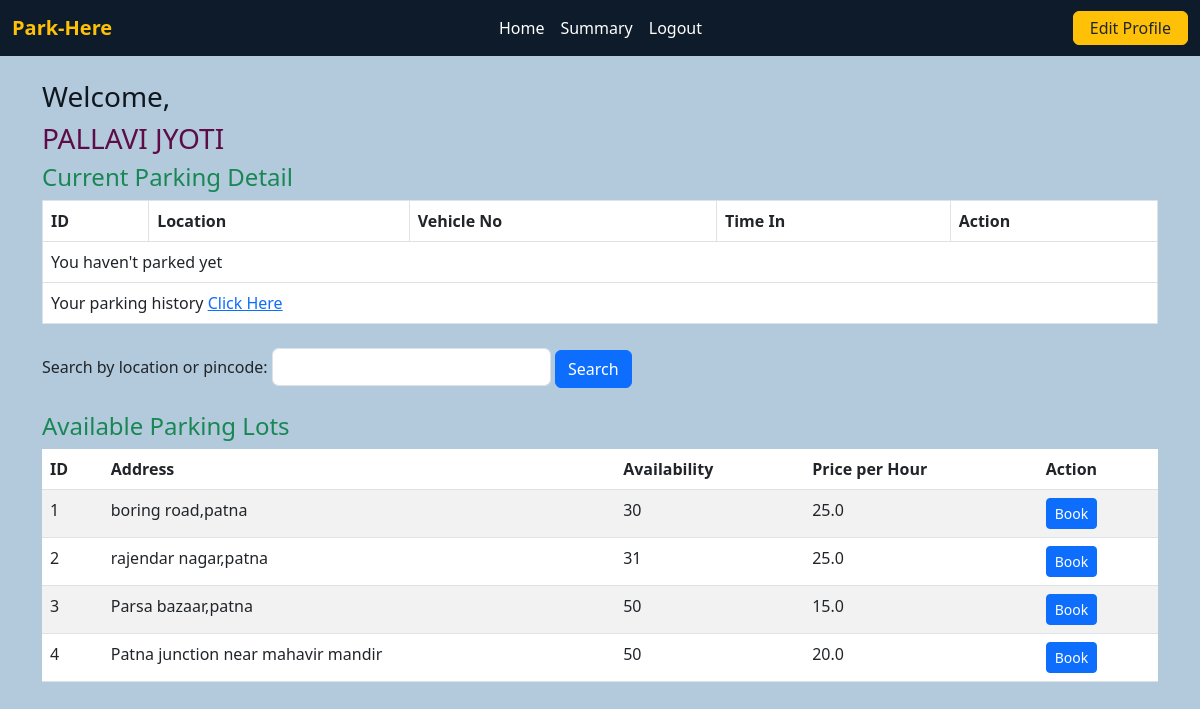
The page /user/dashboard/2 (signed in) on the database its author committed.
### controllers/model.py (models this page shows)
class User(db.Model,UserMixin):
    id=db.Column(db.Integer,primary_key=True,autoincrement=True)
    name=db.Column(db.String(80),nullable=False)
    email=db.Column(db.String(100),nullable=False,unique=True)
    password=db.Column(db.String(50),nullable=False)
    address=db.Column(db.String(120),nullable=False)
    pincode=db.Column(db.Integer,nullable=False)
    is_admin=db.Column(db.Boolean,default=False)

class ParkingLot(db.Model):
    id = db.Column(db.Integer, primary_key=True)
    name = db.Column(db.String(100))
    address = db.Column(db.String(200))
    pincode = db.Column(db.String(10))
    price_per_hour = db.Column(db.Float)
    max_spots = db.Column(db.Integer)
    spots = db.relationship('ParkingSpot', backref='lot', cascade='all, delete-orphan')

### controllers/user_route.py (the view)
@app.route("/user/dashboard/<int:user_id>", methods=["GET", "POST"])
@login_required
def user_dashboard(user_id):
    user = User.query.get(user_id)
    search = request.args.get('search')
    if search:
        lots = ParkingLot.query.filter(ParkingLot.address.ilike(f"%{search}%") | ParkingLot.pincode.ilike(f"%{search}%")).all()
    else:
        lots = ParkingLot.query.all()
    for lot in lots:
        total_spots = len(lot.spots)
        occupied_spots = int(0)
        for spot in lot.spots:
            if spot.is_occupied:
                occupied_spots = occupied_spots + int(1)
        lot.capacity = total_spots
        lot.occupied = occupied_spots
        lot.remain_spot = lot.capacity-lot.occupied
    history = ParkingSpot.query.filter_by(customer_id=user.id).filter(ParkingSpot.time_in != None).order_by(ParkingSpot.time_in.desc()).all()
    return render_template("user_dashboard.html", user=user, lots=lots, history=history)

### app.py (called while the page is built)
@login_manager.user_loader
def load_user(user_id):
    return User.query.get(user_id)

### templates/user_dashboard.html (shortened to what this page needs)
<!DOCTYPE html>
<html lang="en">
<head>
  <link href="https://cdn.jsdelivr.net/npm/bootstrap@5.3.0/dist/css/bootstrap.min.css" rel="stylesheet">
</head>
<body>
  <nav class="navbar navbar-expand-lg" style="background-color: #0d1b2a;">
    <div class="container-fluid">
      <a class="navbar-brand fw-bold text-warning">Park-Here</a>
      <div class="collapse navbar-collapse justify-content-between" id="navbarContent">
        <ul class="navbar-nav mx-auto mb-2 mb-lg-0">
          <li class="nav-item">
            <a class="nav-link" href="{{ url_for("user_dashboard",user_id=user.id) }}">Home</a>
          </li>
          <li class="nav-item">
            <a class="nav-link" href="{{ url_for('user_summary',user_id=user.id) }}">Summary</a>
          </li>
          <li class="nav-item">
            <a class="nav-link" href="/logout">Logout</a>
          </li>
        </ul>
        <ul class="navbar-nav mb-2 mb-lg-0">
          <li class="nav-item">
            <a button type="button" class="btn btn-warning text-dark px-3 py-1" href="{{ url_for('edit_profile',user_id=user.id) }}">Edit Profile</a>
          </li>
        </ul>
      </div>
    </div>
  </nav>
  <div class="container mt-4">
    <h3 class="welcome">Welcome,</h3>
    <h3 class="user">{{ user.name | upper }}</h3>
    <h4 class="text-success">Current Parking Detail</h4>
    <table class="table table-bordered">
      <thead>
        <tr>
          <th>ID</th>
          <th>Location</th>
          <th>Vehicle No</th>
          <th>Time In</th>
          <th>Action</th>
        </tr>
      </thead>
      <tbody>
        {% for spot in history %}
        <tr>
          <td>{{ spot.id }}</td>
          <td>{{ spot.lot.address }}</td>
          <td>{{ spot.vehicle_number }}</td>
          <td>{{ spot.time_in.strftime('%Y-%m-%d %H:%M') }}</td>
          <td>
            {% if spot.is_occupied %}
            <a href="{{ url_for('release_spot', user_id=user.id, spot_id=spot.id) }}" class="btn btn-danger btn-sm">Release</a>
            {% else %}
              <span class="badge bg-success">Released</span>
            {% endif %}
          </td>
        </tr>
        {% else %}
        <tr>
          <td colspan="5">You haven't parked yet</td>
        </tr>
        {% endfor %}
         <tr>
          <td colspan="5">Your parking history
            <a href="{{ url_for('history', user_id=user.id)}}">Click Here</a></td>
        </tr>
      </tbody>
    </table>
    <form method="get" class="mt-4">
      <label for="search" class="text-Secondary">Search by location or pincode:</label>
      <input type="text" name="search" class="form-control w-25 d-inline">
      <button class="btn btn-primary">Search</button>
    </form>
    <h4 class="mt-4 text-success">Available Parking Lots</h4>
    <table class="table table-striped">
      <thead>
        <tr>
          <th>ID</th>
          <th>Address</th>
          <th>Availability</th>
          <th>Price per Hour</th>
          <th>Action</th>
        </tr>
      </thead>
      <tbody>
        {% for lot in lots %}
        <tr>
          <td>{{ lot.id }}</td>
          <td>{{ lot.address }}</td>
          <td>{{ lot.remain_spot }}</td>
          <td>{{ lot.price_per_hour}}</td>
          <td>
            <a href="{{ url_for('book_spot', user_id=user.id, lot_id=lot.id) }}" class="btn btn-primary btn-sm">Book</a>
          </td>
        </tr>
        {% else %}
        <tr>
          <td colspan="4">No lots found.</td>
        </tr>
        {% endfor %}
      </tbody>
    </table>
  </div>
</body>
</html>

### templates/user_dashboard.html (style rules this page uses)
.navbar { background-color: #1f1f1f; }
.nav-link { color: white !important; }
.welcome { color: rgba(2, 6, 12, 0.92); }
.user { color: #5e0c47; }
body { background-color: #b2cadc; }

### rows shown on the page
User: name "PALLAVI JYOTI"
ParkingLot: id "1", address "boring road,patna", remain_spot "30", price_per_hour "25.0"
ParkingLot: id "2", address "rajendar nagar,patna", remain_spot "31", price_per_hour "25.0"
ParkingLot: id "3", address "Parsa bazaar,patna", remain_spot "50", price_per_hour "15.0"
ParkingLot: id "4", address "Patna junction near mahavir mandir", remain_spot "50", price_per_hour "20.0"
